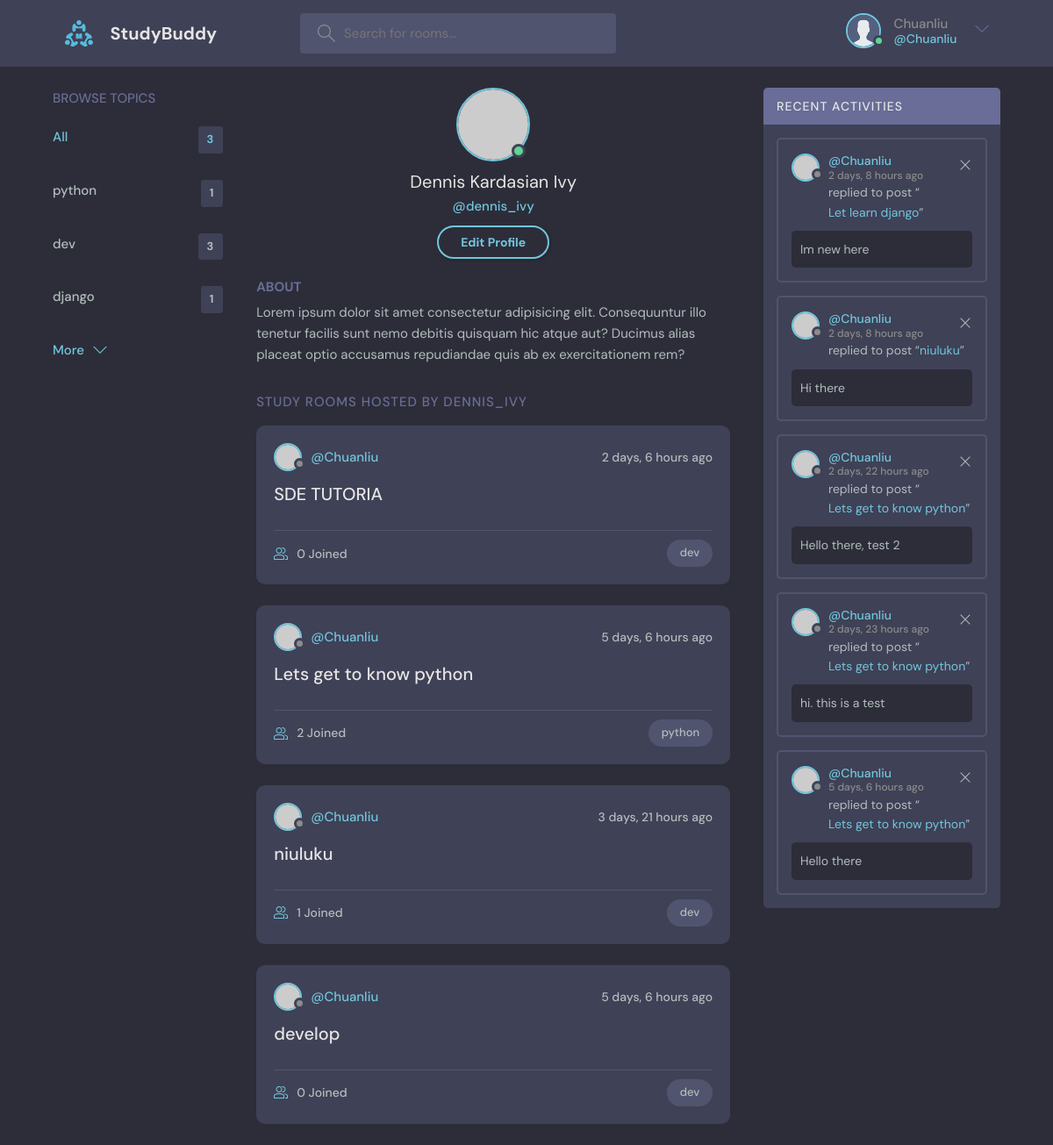
/profile/1/ (signed in), run on the app's committed database.
### base/models.py (models this page shows, shortened)
class Topic(models.Model):
    name = models.CharField(max_length = 200)

class Room(models.Model):
    host = models.ForeignKey(User, on_delete=models.SET_NULL, null=True)
    topic = models.ForeignKey(Topic, on_delete=models.SET_NULL, null=True)
    name = models.CharField(max_length=200)
    description = models.TextField(null=True, blank=True)
    participants = models.ManyToManyField(User, related_name='paticapants',blank=True)
    updated = models.DateTimeField(auto_now=True) #auto_now updtae everytime
    created = models.DateTimeField(auto_now_add=True) #auto_now_add only create timestamp first creat
    class Meta:
        ordering = ['-updated','-created']
    def __str__ (self):
        return self.name

class Message(models.Model):
    user = models.ForeignKey(User, on_delete=models.CASCADE)
    room = models.ForeignKey(Room, on_delete=models.CASCADE)
    body = models.TextField()
    updated = models.DateTimeField(auto_now=True) #auto_now updtae everytime
    created = models.DateTimeField(auto_now_add=True) #auto_now_add only create timestamp first creat
    class Meta:
         ordering = ['-updated', '-created']
    def __str__(self) -> str:
        return self.body

### base/views.py (the view)
# urls.py: path('profile/<str:pk>/', views.userProfile, name="user-profile"),
def userProfile(request, pk):
    user = User.objects.get(id=pk)
    rooms = user.room_set.all()
    showMessages = user.message_set.all()
    topics = Topic.objects.all()
    context = {'user':user, 'rooms':rooms,'showMessages':showMessages,'topics':topics}
    return render(request, 'base/profile.html',context)

### base/templates/base/profile.html
{% extends 'main.html' %}
{% block content %}
  <main class="profile-page layout layout--3">
    <div class="container">
     {% include 'base/topic_component.html' %}
      <div class="roomList">
        <div class="profile">
          <div class="profile__avatar">
            <div class="avatar avatar--large active">
              <img src="https://randomuser.me/api/portraits/men/11.jpg" />
            </div>
          </div>
          <div class="profile__info">
            <h3>Dennis Kardasian Ivy</h3>
            <p>@dennis_ivy</p>
            <a href="edit-user.html" class="btn btn--main btn--pill">Edit Profile</a>
          </div>
          <div class="profile__about">
            <h3>About</h3>
            <p>
              Lorem ipsum dolor sit amet consectetur adipisicing elit. Consequuntur illo tenetur
              facilis sunt nemo debitis quisquam hic atque aut? Ducimus alias placeat optio
              accusamus repudiandae quis ab ex exercitationem rem?
            </p>
          </div>
        </div>
        <div class="roomList__header">
          <div>
            <h2>Study Rooms Hosted by dennis_ivy</a>
            </h2>
          </div>
        </div>
        {% include 'base/feed_component.html' %}
      </div>
      {% include 'base/activity_component.html' %}
    </div>
  </main>
  {% endblock content %}

### templates/navbar.html (shortened to what this page needs)
{% load static %}
<header class="header header--loggedIn">
    <div class="container">
      <a href="{% url 'home' %}" class="header__logo">
        <img src="{% static 'images/logo.svg' %}" />
        <h1>StudyBuddy</h1>
      </a>
      <form class="header__search" method="GET" action="{% url 'home' %}">
        <label>
          <input  name = "q" placeholder="Search for rooms..." />
        </label>
      </form>
      <nav class="header__menu">
        {% if request.user.is_authenticated %}
        <div class="header__user">
          <a href="{% url 'user-profile' pk=request.user.id %}"">
            <div class="avatar avatar--medium active">
              <img src="{% static 'images/avatar.svg' %}" />
            </div>
            <p>{{request.user.username}} <span>@{{request.user}}</span></p>
          </a>
          <button class="dropdown-button">
            <svg version="1.1" xmlns="http://www.w3.org/2000/svg" width="32" height="32" viewBox="0 0 32 32">
              <title>chevron-down</title>
              <path d="M16 21l-13-13h-3l16 16 16-16h-3l-13 13z"></path>
            </svg>
          </button>
        </div>
        {% else %}
        <a href="{% url 'login' %}">
          <img src="{% static 'images/avatar.svg' %}" />
          <p>Login</p>
        </a>
        {% endif %}
      </nav>
    </div>
  </header>

### base/templates/base/topic_component.html
<div class="topics">
    <div class="topics__header">
      <h2>Browse Topics</h2>
    </div>
    <ul class="topics__list">
      <li>
        <a href="{% url 'home' %}" class="active">All <span>{{topics.count}}</span></a>
      </li>
    {% for topic in topics %}
      <li>
        <a href="{% url 'home'%}?q={{topic.name}}">{{topic.name}} <span>{{topic.room_set.all.count}}</span></a>
      </li>
    {% endfor %}
    </ul>
    <a class="btn btn--link" href="topics.html">
      More
      <svg version="1.1" xmlns="http://www.w3.org/2000/svg" width="32" height="32" viewBox="0 0 32 32">
        <title>chevron-down</title>
        <path d="M16 21l-13-13h-3l16 16 16-16h-3l-13 13z"></path>
      </svg>
    </a>
  </div>

### base/templates/base/feed_component.html (shortened to what this page needs)
{% for room in rooms %}
<div class="roomListRoom">
    <div class="roomListRoom__header">
      <a href="{% url 'user-profile' room.host.id %}" class="roomListRoom__author">
        <div class="avatar avatar--small">
          <img src="https://randomuser.me/api/portraits/women/11.jpg" />
        </div>
        <span>@{{ room.host.username }}</span>
      </a>
      <div class="roomListRoom__actions">
        <span>{{ room.created|timesince}} ago</span>
      </div>
    </div>
    <div class="roomListRoom__content">
      <a href="{% url 'room' room.id %}">{{room.name}}</a>
    </div>
    <div class="roomListRoom__meta">
      <a href="{% url 'room' room.id %}" class="roomListRoom__joined">
        {{room.participants.all.count}} Joined
      </a>
      <p class="roomListRoom__topic">{{room.topic.name}}</p>
    </div>
  </div>
  {% endfor %}

### base/templates/base/activity_component.html
<div class="activities">
    <div class="activities__header">
      <h2>Recent Activities</h2>
    </div>
    {% for message in showMessages %}
    <div class="activities__box">
      <div class="activities__boxHeader roomListRoom__header">
        <a href="{% url 'user-profile' message.user.id %}" class="roomListRoom__author">
          <div class="avatar avatar--small">
            <img src="https://randomuser.me/api/portraits/women/11.jpg" />
          </div>
          <p>
            @{{message.user}}
            <span>{{message.created|timesince}} ago</span>
          </p>
        </a>
        {% if request.user == message.user %}
        <div class="roomListRoom__actions">
          <a href="{% url 'delete-message' message.id %}">
            <svg version="1.1" xmlns="http://www.w3.org/2000/svg" width="32" height="32" viewBox="0 0 32 32">
              <title>remove</title>
              <path
                d="M27.314 6.019l-1.333-1.333-9.98 9.981-9.981-9.981-1.333 1.333 9.981 9.981-9.981 9.98 1.333 1.333 9.981-9.98 9.98 9.98 1.333-1.333-9.98-9.98 9.98-9.981z"
              ></path>
            </svg>
          </a>
        </div>
        {% endif %}
      </div>
      <div class="activities__boxContent">
        <p>replied to post “<a href="{% url 'room' message.room.id %}">{{message.room}}</a>”</p>
        <div class="activities__boxRoomContent">
          {{message.body}}
        </div>
      </div>
    </div>
    {% endfor%}
  </div>

### data on the page
Topic: name "python", room_set.all.count "1"
Topic: name "dev", room_set.all.count "3"
Topic: name "django", room_set.all.count "1"
Room: host.username "Chuanliu", created "2 days, 6 hours", name "SDE TUTORIA", participants.all.count "0", topic.name "dev"
Room: host.username "Chuanliu", created "5 days, 6 hours", name "Lets get to know python", participants.all.count "2", topic.name "python"
Room: host.username "Chuanliu", created "3 days, 21 hours", name "niuluku", participants.all.count "1", topic.name "dev"
Room: host.username "Chuanliu", created "5 days, 6 hours", name "develop", participants.all.count "0", topic.name "dev"
Message: user "Chuanliu", created "2 days, 8 hours", room "Let learn django", body "Im new here"
Message: user "Chuanliu", created "2 days, 8 hours", room "niuluku", body "Hi there"
Message: user "Chuanliu", created "2 days, 22 hours", room "Lets get to know python", body "Hello there, test 2"
Message: user "Chuanliu", created "2 days, 23 hours", room "Lets get to know python", body "hi. this is a test"
Message: user "Chuanliu", created "5 days, 6 hours", room "Lets get to know python", body "Hello there"

### other printed values
{{ request.user.username }} "Chuanliu"
{{ request.user }} "Chuanliu"
{{ topics.count }} "3"
